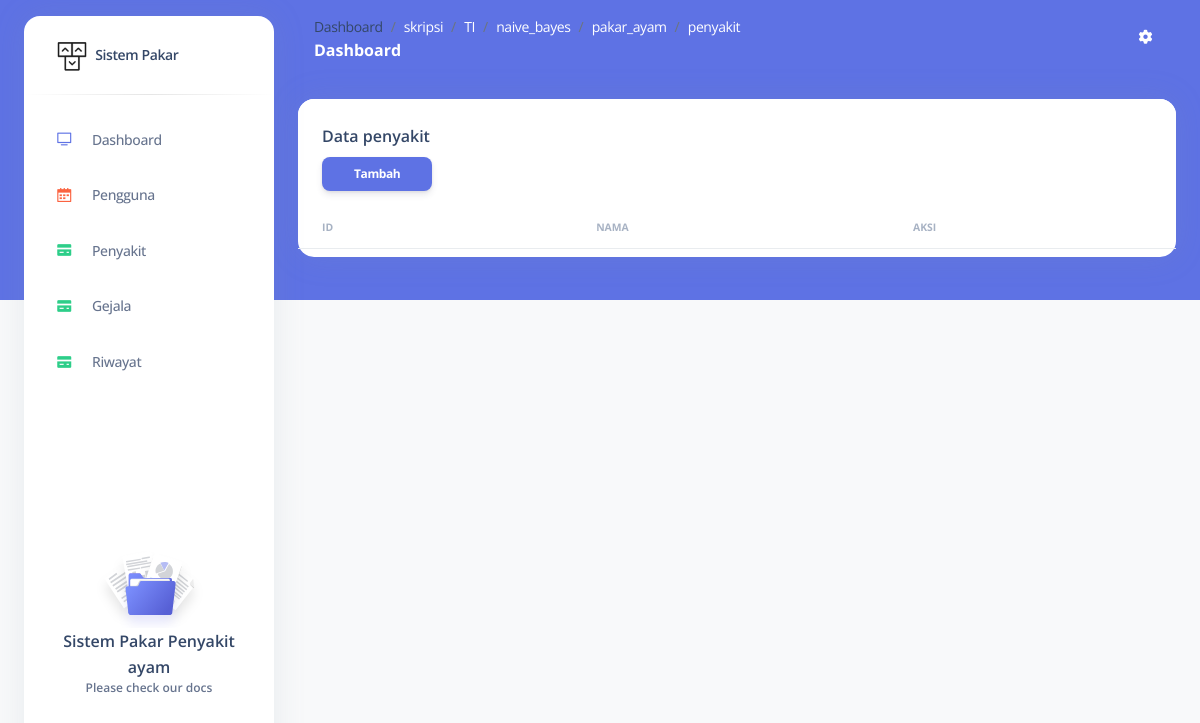
The app's page /index.php/penyakit, older data.
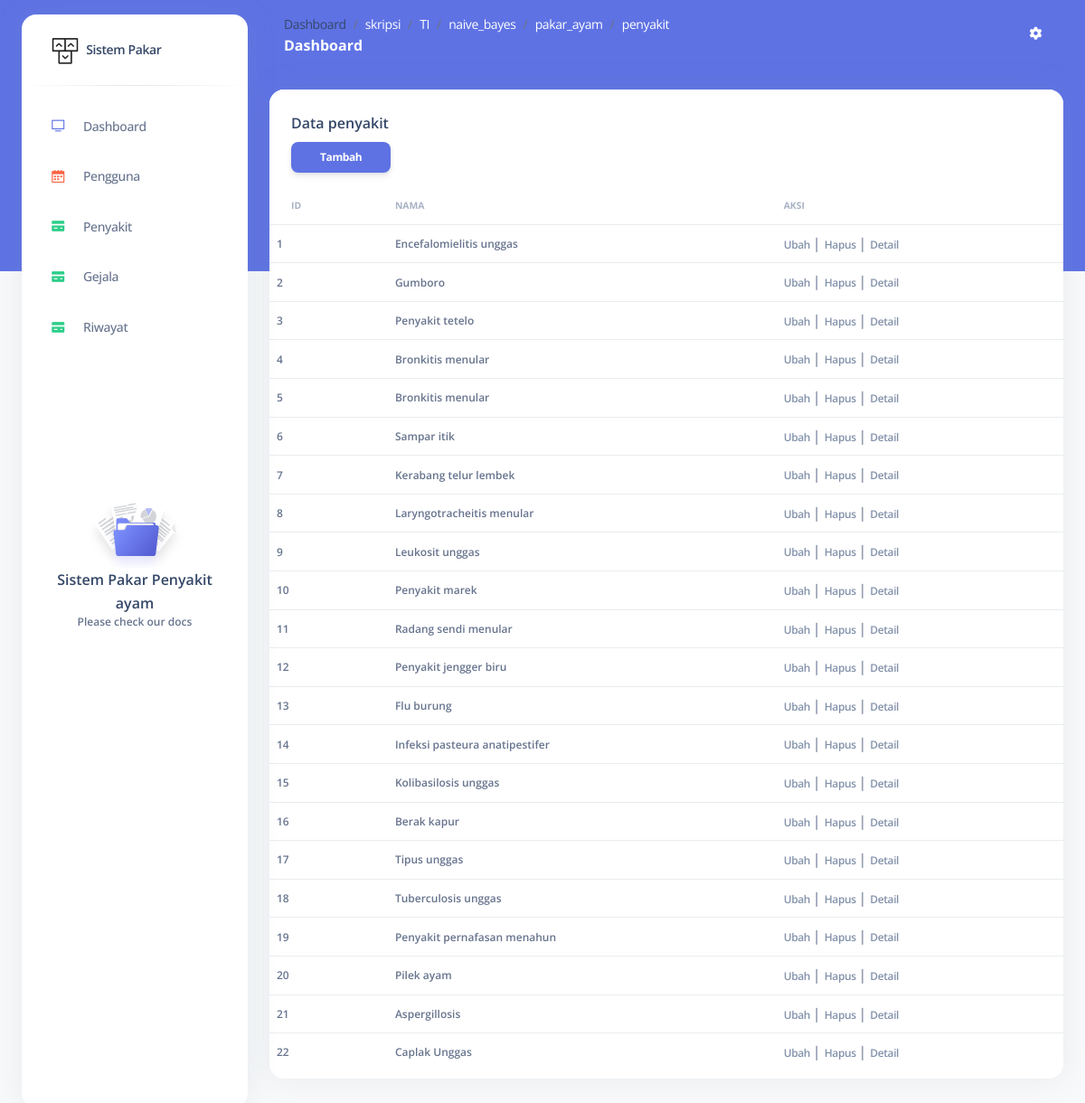
The same page, newer data.
### tables this page shows
CREATE TABLE `penyakit` (
  `id` int NOT NULL,
  `nama` varchar(40) NOT NULL,
  `solusi` text
);

### application/controllers/Penyakit.php (called while the page is built, shortened)
<?php
class Penyakit extends CI_Controller {
	function __construct()
  	{
		$this->low = "penyakit";
		$this->cap = "Penyakit";
		$this->load->helper("Response_helper");
		$this->load->helper("Input_helper");
    }
    public function index(){
		$data['title'] = "Data $this->cap";
		$data['content'] = "$this->low/index";
		$data['data'] = $this->db->get("$this->low")->result_array();
        $this->load->view('backend/index',$data);
    }
}

### index.php (called while the page is built, shortened)
<?php
require_once BASEPATH.'core/CodeIgniter.php';

### application/helpers/response_helper.php (called while the page is built, shortened)
<?php
class Response_helper
{
	public static function part($file)
	{
		include str_replace("system", "application/views/", BASEPATH) . "part/$file.php";
	}
}

### application/views/backend/layout/content.php (called while the page is built)
<?php
include str_replace("system", "application/views/backend/content", BASEPATH)."/$content.php";
 ?>

### application/views/backend/content/penyakit/index.php (the view, shortened to what this page needs)
<div class="container-fluid py-4">
      <div class="row">
        <div class="col-12">
          <div class="card mb-4">
            <div class="card-header pb-0">
              <h6>Data <?= $this->low ?></h6>
              <a href="<?= base_url($this->low.'/add') ?>"><button class="btn btn-primary btn-sm ms-auto ">Tambah</button></a>
            </div>
            <div class="card-body px-0 pt-0 pb-2">
              <div class="table-responsive p-0">
                <table class="table align-items-center mb-0">
                  <thead>
                    <tr>
                      <th class="text-uppercase text-secondary text-xxs font-weight-bolder opacity-7">ID</th>
                      <th class="text-uppercase text-secondary text-xxs font-weight-bolder opacity-7 ps-2">Nama</th>
                      <th class="text-uppercase text-secondary text-xxs font-weight-bolder opacity-7 ps-2">Aksi</th>
                    </tr>
                  </thead>
                  <tbody>
                  <?php
                    $no = 1;
                    foreach ($data as $d) {
                    ?>
                    <tr>
                     <td class="text-xs font-weight-bold mb-0"><?= $no ?></td>
                     <td>
                        <p class="text-xs font-weight-bold mb-0"><?= $d['nama'] ?></p>
                      </td>
                      <td class="align-middle">
                        <a href="<?= base_url($this->low.'/edit/'.$d['id']) ?>" class="text-secondary font-weight-bold text-xs" data-toggle="tooltip" data-original-title="Edit user">
                          Ubah
                        </a>
                        |
                        <a href="<?= base_url($this->low.'/delete/'.$d['id']) ?>" class="text-secondary font-weight-bold text-xs " onclick="return hapus()" data-toggle="tooltip" data-original-title="Hapus user">
                          Hapus
                        </a>
                        |
                        <a href="<?= base_url($this->low.'/detail/'.$d['id']) ?>" class="text-secondary font-weight-bold text-xs " data-toggle="tooltip" data-original-title="Hapus user">
                          Detail
                        </a>
                      </td>
                    </tr>
                    <?php $no++;} ?>
                  </tbody>
                </table>
              </div>
            </div>
          </div>
        </div>
      </div>
    </div>

### application/views/backend/index.php (shortened to what this page needs)
<!DOCTYPE html>
<html>
<head>
  <link href="<?= base_url() ?>assets/css/nucleo-icons.css" rel="stylesheet" />
  <link href="<?= base_url() ?>assets/css/nucleo-svg.css" rel="stylesheet" />
  <link href="<?= base_url() ?>assets/css/nucleo-svg.css" rel="stylesheet" />
  <link id="pagestyle" href="<?= base_url() ?>assets/css/argon-dashboard.css?v=2.0.0" rel="stylesheet" />
  <link rel="stylesheet" href="<?= base_url('') ?>assets/css/leaflet.awesome-markers.css">
  <link rel="stylesheet" href="https://unpkg.com/leaflet@1.7.1/dist/leaflet.css" />
</head>
<body class="g-sidenav-show   bg-gray-100">
    <?php
      include str_replace("system", "application/views/backend/", BASEPATH)."/layout/sidebar.php";
     ?>
       <main class="main-content position-relative border-radius-lg ">
       <?php
          include str_replace("system", "application/views/backend/", BASEPATH)."/layout/navbar.php";
          include str_replace("system", "application/views/backend/", BASEPATH)."/layout/content.php";
        ?>
       </main>
</body>
</html>

### application/views/backend/layout/sidebar.php (shortened to what this page needs)
<aside class="sidenav bg-white navbar navbar-vertical navbar-expand-xs border-0 border-radius-xl my-3 fixed-start ms-4 " id="sidenav-main">
    <div class="sidenav-header">
      <a class="navbar-brand m-0" href=" https://demos.creative-tim.com/argon-dashboard/pages/dashboard.html " target="_blank">
        <img src="<?= base_url() ?>assets/img/logo-ct-dark.png" class="navbar-brand-img h-100" alt="main_logo">
        <span class="ms-1 font-weight-bold">Sistem Pakar </span>
      </a>
    </div>
    <hr class="horizontal dark mt-0">
    <div class="collapse navbar-collapse  w-auto " id="sidenav-collapse-main">
      <ul class="navbar-nav">
        <li class="nav-item">
          <a class="nav-link " href="<?= base_url("dashboard") ?>">
            <div class="icon icon-shape icon-sm border-radius-md text-center me-2 d-flex align-items-center justify-content-center">
              <i class="ni ni-tv-2 text-primary text-sm opacity-10"></i>
            </div>
            <span class="nav-link-text ms-1">Dashboard</span>
          </a>
        </li>
        <li class="nav-item">
          <a class="nav-link " href="<?= base_url("pengguna") ?>">
            <div class="icon icon-shape icon-sm border-radius-md text-center me-2 d-flex align-items-center justify-content-center">
              <i class="ni ni-calendar-grid-58 text-warning text-sm opacity-10"></i>
            </div>
            <span class="nav-link-text ms-1">Pengguna</span>
          </a>
        </li>
        <li class="nav-item">
          <a class="nav-link " href="<?= base_url('penyakit') ?>">
            <div class="icon icon-shape icon-sm border-radius-md text-center me-2 d-flex align-items-center justify-content-center">
              <i class="ni ni-credit-card text-success text-sm opacity-10"></i>
            </div>
            <span class="nav-link-text ms-1">Penyakit</span>
          </a>
        </li>
        <li class="nav-item">
          <a class="nav-link " href="<?= base_url('gejala') ?>">
            <div class="icon icon-shape icon-sm border-radius-md text-center me-2 d-flex align-items-center justify-content-center">
              <i class="ni ni-credit-card text-success text-sm opacity-10"></i>
            </div>
            <span class="nav-link-text ms-1">Gejala</span>
          </a>
        </li>
        <li class="nav-item">
          <a class="nav-link " href="<?= base_url('riwayat') ?>">
            <div class="icon icon-shape icon-sm border-radius-md text-center me-2 d-flex align-items-center justify-content-center">
              <i class="ni ni-credit-card text-success text-sm opacity-10"></i>
            </div>
            <span class="nav-link-text ms-1">Riwayat</span>
          </a>
        </li>
      </ul>
    </div>
    <div class="sidenav-footer mx-3 ">
      <div class="card card-plain shadow-none" id="sidenavCard">
        <img class="w-50 mx-auto" src="<?= base_url() ?>assets/img/illustrations/icon-documentation.svg" alt="sidebar_illustration">
        <div class="card-body text-center p-3 w-100 pt-0">
          <div class="docs-info">
            <h6 class="mb-0">Sistem Pakar Penyakit ayam</h6>
            <p class="text-xs font-weight-bold mb-0">Please check our docs</p>
          </div>
        </div>
      </div>
    </div>
  </aside>

### application/views/backend/layout/navbar.php (shortened to what this page needs)
<nav class="navbar navbar-main navbar-expand-lg px-0 mx-4 shadow-none border-radius-xl " id="navbarBlur" data-scroll="false">
  <div class="container-fluid py-1 px-3">
    <nav aria-label="breadcrumb">
      <?php Response_Helper::part('breadcrumb') ?>
      <h6 class="font-weight-bolder text-white mb-0">Dashboard</h6>
    </nav>
    <div class="collapse navbar-collapse mt-sm-0 mt-2 me-md-0 me-sm-4" id="navbar">
      <ul class="navbar-nav  justify-content-end">
        <li class="nav-item dropdown pe-2 d-flex align-items-center">
          <a href="javascript:;" class="nav-link text-white p-0" id="dropdownMenuButton" data-bs-toggle="dropdown" aria-expanded="false">
            <i class="fa fa-cog fixed-plugin-button-nav cursor-pointer"></i>
          </a>
        </li>
      </ul>
    </div>
  </div>
</nav>

### application/views/part/breadcrumb.php
<ol class="breadcrumb bg-transparent mb-0 pb-0 pt-1 px-0 me-sm-6 me-5">
    <li class="breadcrumb-item text-sm"><a href="<?=base_url()."dashboard"?>">Dashboard</a></li>
    <?php
        $var = str_replace("http://", "", base_url(uri_string()));
        $link = explode('/', $var);
        for($i = 2; $i < count($link);$i++){
    ?>
    <li class="breadcrumb-item text-sm" aria-current="page"><a href="#" class='text-white'><?=  $link[$i] ?></a></li>
    <?php } ?>
</ol>

### assets/css/nucleo-svg.css (style rules this page uses)
.icon { display: inline-block; color: #111111; height: 1em; width: 1em; }
.icon-sm { height: 0.8em; width: 0.8em; }
.icon { fill: currentColor; stroke: none; }

Row changes from the older to the newer data that the page shows:
added penyakit: nama "Encefalomielitis unggas"
added penyakit: nama "Gumboro"
added penyakit: nama "Penyakit tetelo"
added penyakit: nama "Bronkitis menular"
added penyakit: nama "Bronkitis menular"
added penyakit: nama "Sampar itik"
added penyakit: nama "Kerabang telur lembek"
added penyakit: nama "Laryngotracheitis menular"
added penyakit: nama "Leukosit unggas"
added penyakit: nama "Penyakit marek"
added penyakit: nama "Radang sendi menular"
added penyakit: nama "Penyakit jengger biru"
added penyakit: nama "Flu burung"
added penyakit: nama "Infeksi pasteura anatipestifer"
added penyakit: nama "Kolibasilosis unggas"
added penyakit: nama "Berak kapur"
added penyakit: nama "Tipus unggas"
added penyakit: nama "Tuberculosis unggas"
added penyakit: nama "Penyakit pernafasan menahun"
added penyakit: nama "Pilek ayam"
added penyakit: nama "Aspergillosis"
added penyakit: nama "Caplak Unggas"
